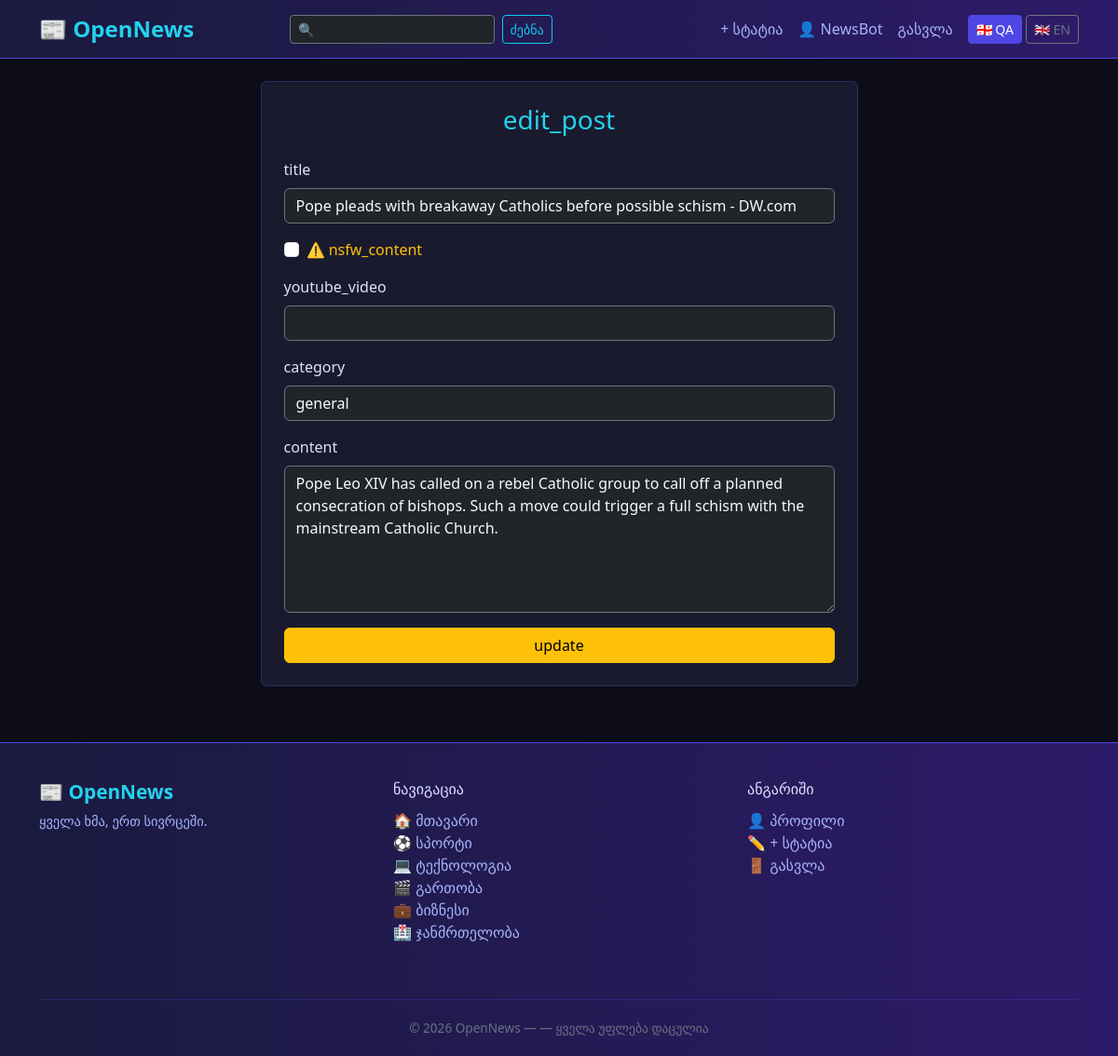
The app's page /edit_post/60 (signed in) with its own data.
### models.py (models this page shows, shortened)
class User(db.Model, UserMixin):
    id = db.Column(db.Integer, primary_key=True)
    username = db.Column(db.String(80), unique=True, nullable=False)
    email = db.Column(db.String(120), unique=True, nullable=False)
    password_hash = db.Column(db.String(200), nullable=False)
    avatar = db.Column(db.String(200), nullable=True)
    created_at = db.Column(db.DateTime, default=datetime.utcnow)
    birth_date = db.Column(db.Date, nullable=True)
    role = db.Column(db.String(20), default="user")
    posts = db.relationship('Post', backref='author', lazy=True)

class Post(db.Model):
    id = db.Column(db.Integer, primary_key=True)
    title = db.Column(db.String(200), nullable=False)
    content = db.Column(db.Text, nullable=False)
    category = db.Column(db.String(50), nullable=False, default='ზოგადი')
    image_url = db.Column(db.String(500), nullable=True)
    image_filename = db.Column(db.String(200), nullable=True)
    youtube_url = db.Column(db.String(200), nullable=True)
    created_at = db.Column(db.DateTime, default=datetime.utcnow)
    author_id = db.Column(db.Integer, db.ForeignKey('user.id'), nullable=False)
    is_nsfw = db.Column(db.Boolean, default=False)
    views = db.Column(db.Integer, default=0)
    comments = db.relationship('Comment', backref='post', lazy=True, cascade='all, delete-orphan')
    likes = db.relationship('Like', backref='post', lazy=True, cascade='all, delete-orphan')

### routes.py (the view, shortened to what this page needs)
@app.route('/edit_post/<int:id>', methods=['GET', 'POST'])
@login_required
def edit_post(id):
    post = Post.query.get_or_404(id)
    if current_user.id != post.author_id and not current_user.is_moderator:
        return redirect(url_for('index'))
    return render_template('edit_post.html', post=post)

### app.py (called while the page is built)
@login_manager.user_loader
def load_user(user_id):
    return db.session.get(User, int(user_id))

### translations.py (called while the page is built)
def t(key):
    from flask import session
    lang = session.get('lang', 'ka')
    return translations.get(lang, {}).get(key, key)

### templates/edit_post.html (shortened to what this page needs)
{% extends 'base.html' %}
{% block content %}
<div class="row justify-content-center">
    <div class="col-md-7">
        <div class="card p-4">
            <h3 class="mb-4 text-center" style="color: #22d3ee;">
                {{ t("edit_post") }}
            </h3>
            <form method="POST">
                <div class="mb-3">
                    <label class="form-label">{{ t("title") }}</label>
                    <input type="text"
                           name="title"
                           value="{{ post.title }}"
                           class="form-control bg-dark text-light border-secondary"
                           required>
                </div>
                <div class="mb-3 form-check">
                    <input type="checkbox" name="is_nsfw" class="form-check-input" id="nsfw" {% if post.is_nsfw %}checked{% endif %}>
                    <label class="form-check-label text-warning" for="nsfw">
                        ⚠️ {{ t("nsfw_content") }}
                    </label>
                </div>
                <div class="mb-3">
                    <label class="form-label">{{ t("youtube_video") }}</label>
                    <input type="text" name="youtube_url"
                        value="{{ post.youtube_url or '' }}"
                        class="form-control bg-dark text-light border-secondary"
                        placeholder="https://www.youtube.com/watch?v=...">
                </div>
                <div class="mb-3">
                    <label class="form-label">{{ t("category") }}</label>
                    <select name="category" class="form-control bg-dark text-light border-secondary">
                        <option value="ზოგადი" {% if post.category == 'ზოგადი' %}selected{% endif %}>{{ t("general") }}</option>
                    </select>
                </div>
                <div class="mb-3">
                    <label class="form-label">{{ t("content") }}</label>
                    <textarea name="content"
                              class="form-control bg-dark text-light border-secondary"
                              rows="6"
                              required>{{ post.content }}</textarea>
                </div>
                <button type="submit" class="btn btn-warning w-100">
                    {{ t("update") }}
                </button>
            </form>
        </div>
    </div>
</div>
{% endblock %}

### templates/navbar.html (shortened to what this page needs)
<nav class="navbar navbar-expand-lg mb-4">
    <div class="container">
        <a class="navbar-brand" href="{{ url_for('index') }}">📰 {{ t('site_name') }}</a>
        <div class="collapse navbar-collapse" id="navbarContent">
            <form action="{{ url_for('search') }}" method="GET" class="d-flex mx-auto my-2 my-lg-0">
                <input type="text" name="q"
                       placeholder="{{ t('search_placeholder') }}"
                       class="form-control form-control-sm bg-dark text-light border-secondary"
                       style="width: 220px;">
                <button type="submit" class="btn btn-sm btn-outline-info ms-2">{{ t('search') }}</button>
            </form>
            <div class="navbar-nav ms-auto align-items-lg-center">
                {% if current_user.is_authenticated %}
                    <a class="nav-link" href="{{ url_for('add_post') }}">{{ t('add_post') }}</a>
                    <a class="nav-link" href="{{ url_for('profile') }}">👤 {{ current_user.username }}</a>
                    <a class="nav-link" href="{{ url_for('logout') }}">{{ t('logout') }}</a>
                {% else %}
                    <a class="nav-link" href="{{ url_for('login') }}">{{ t('login') }}</a>
                    <a class="nav-link" href="{{ url_for('register') }}">{{ t('register') }}</a>
                {% endif %}
                <div class="d-flex gap-1 ms-lg-2">
                    <a href="{{ url_for('set_language', lang='ka') }}"
                       class="btn btn-sm {% if session.get('lang', 'ka') == 'ka' %}btn-primary{% else %}btn-outline-secondary{% endif %}">
                        🇬🇪 QA
                    </a>
                    <a href="{{ url_for('set_language', lang='en') }}"
                       class="btn btn-sm {% if session.get('lang') == 'en' %}btn-primary{% else %}btn-outline-secondary{% endif %}">
                        🇬🇧 EN
                    </a>
                </div>
            </div>
        </div>
    </div>
</nav>

### templates/base.html (style rules this page uses)
body { background-color: #0d0d1a; color: #e0e0ff; }
.navbar { background: linear-gradient(90deg, #1a1a3e, #2d1b69); border-bottom: 1px solid #4f46e5; }
.navbar-brand { color: #22d3ee !important; font-weight: bold; font-size: 1.5rem; }
.nav-link { color: #a5b4fc !important; }
.btn-primary { background-color: #4f46e5; border-color: #4f46e5; }
.card { background-color: #1a1a2e; border: 1px solid #2d2d5e; color: #e0e0ff; }
.card { background-color: #1a1a2e; border: 1px solid #2d2d5e; color: #e0e0ff; transition: transform 0.2s ease, box-shadow 0.2s ease; }

### records on screen
User: username "NewsBot"
Post: title "Pope pleads with breakaway Catholics before possible schism - DW.com", category "general", content "Pope Leo XIV has called on a rebel Catholic group to call off a planned consecration of bishops. Such a move could trigger a full schism with the mainstream Catholic Church."

### other values on screen
{{ t('site_name') }} "OpenNews"
{{ t('search') }} "ძებნა"
{{ t('add_post') }} "+ სტატია"
{{ t('logout') }} "გასვლა"
{{ t("edit_post") }} "edit_post"
{{ t("title") }} "title"
{{ t("nsfw_content") }} "nsfw_content"
{{ t("youtube_video") }} "youtube_video"
{{ t("category") }} "category"
{{ t("content") }} "content"
{{ t("update") }} "update"
{{ t('every voice, one place') }} "ყველა ხმა, ერთ სივრცეში."
{{ t('navigation') }} "ნავიგაცია"
{{ t('home') }} "მთავარი"
{{ t('sports') }} "სპორტი"
